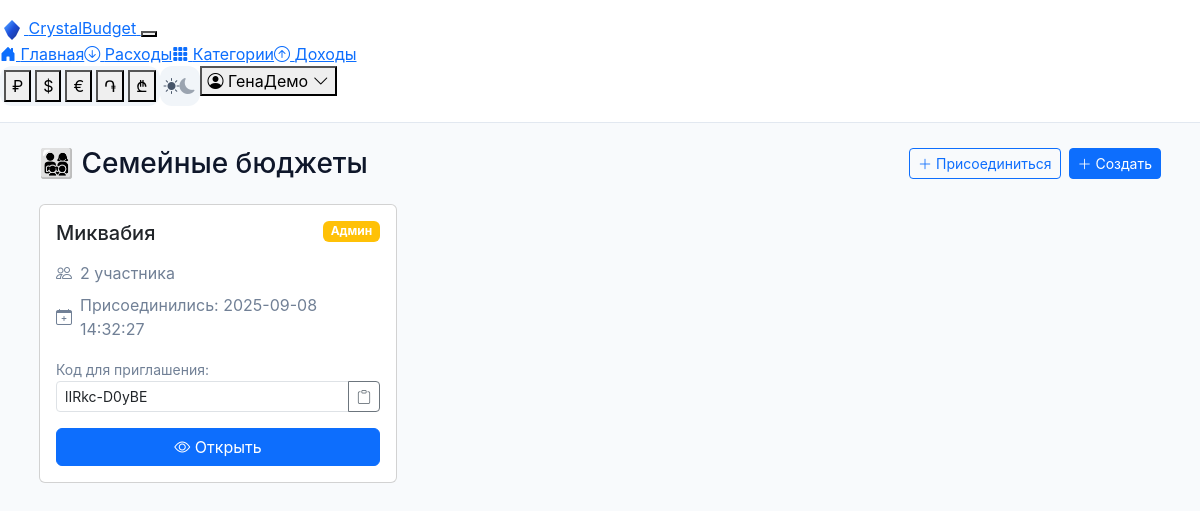
The page /shared-budgets (signed in) on the database its author committed.
### tables this page shows
CREATE TABLE shared_budget_members (
              id INTEGER PRIMARY KEY AUTOINCREMENT,
              shared_budget_id INTEGER NOT NULL REFERENCES shared_budgets(id) ON DELETE CASCADE,
              user_id INTEGER NOT NULL REFERENCES users(id) ON DELETE CASCADE,
              role TEXT DEFAULT 'member',
              joined_at TIMESTAMP DEFAULT CURRENT_TIMESTAMP,
              UNIQUE(shared_budget_id, user_id)
            );

CREATE TABLE shared_budgets (
              id INTEGER PRIMARY KEY AUTOINCREMENT,
              name TEXT NOT NULL,
              creator_id INTEGER NOT NULL REFERENCES users(id) ON DELETE CASCADE,
              invite_code TEXT UNIQUE NOT NULL,
              created_at TIMESTAMP DEFAULT CURRENT_TIMESTAMP
            );

### app.py (the view)
@app.route('/shared-budgets')
@login_required
def shared_budgets():
    conn = get_db()
    user_id = session['user_id']
    cursor = conn.execute("""
    SELECT sb.*, sbm.role, sbm.joined_at,
           (SELECT COUNT(*) FROM shared_budget_members WHERE shared_budget_id = sb.id) as member_count
    FROM shared_budgets sb
    JOIN shared_budget_members sbm ON sb.id = sbm.shared_budget_id
    WHERE sbm.user_id = ?
    ORDER BY sbm.joined_at DESC
    """, (user_id,))
    shared_budgets_list = cursor.fetchall()
    conn.close()
    return render_template('shared_budgets.html', shared_budgets=shared_budgets_list)

### app.py (called while the page is built)
@app.context_processor
def inject_currency():
    code = session.get("currency", DEFAULT_CURRENCY)
    info = CURRENCIES.get(code, CURRENCIES[DEFAULT_CURRENCY])
    return dict(currency_code=code, currency_symbol=info["symbol"], currencies=CURRENCIES)

@app.template_filter("format_date_with_day")
def format_date_with_day(value):
    try:
        dt = datetime.strptime(value, "%Y-%m-%d")
        return dt.strftime("%d.%m.%Y")
    except Exception:
        return value

def get_db():
    conn = sqlite3.connect(DB_PATH)
    conn.row_factory = sqlite3.Row
    conn.execute("PRAGMA foreign_keys = ON")
    return conn

def login_required(f):
    @wraps(f)
    def _wrap(*args, **kwargs):
        if "user_id" not in session:
            flash("Войдите, чтобы продолжить", "error")
            return redirect(url_for("login"))
        return f(*args, **kwargs)
    return _wrap

@app.before_request
def make_session_permanent():
    session.permanent = bool(session.get("remember", False))

@app.before_request
def validate_request():
    if request.method == 'POST':
        app.logger.info(f'POST request to {request.endpoint} from {request.remote_addr}')
        app.logger.debug(f'Content-Type: {request.content_type}')
        app.logger.debug(f'Form keys: {list(request.form.keys())}')
    if request.method == 'POST' and request.endpoint in ['register', 'login']:
        content_type = request.content_type or ''
        if not content_type.startswith('application/x-www-form-urlencoded') and \
           not content_type.startswith('multipart/form-data'):
            app.logger.warning(f'Invalid Content-Type for form: {content_type} from {request.remote_addr}')

### templates/shared_budgets.html (shortened to what this page needs)
{% extends "base.html" %}
{% block content %}
<div class="container-fluid">
    <div class="row">
        <div class="col-12">
            <div class="d-flex justify-content-between align-items-center mb-4">
                <h1 class="h3 mb-0">👨‍👩‍👧‍👦 Семейные бюджеты</h1>
                {% if shared_budgets and shared_budgets|length %}
                <div class="d-flex gap-2">
                    <button class="btn btn-outline-primary btn-sm" data-bs-toggle="modal" data-bs-target="#joinBudgetModal">
                        <i class="bi bi-plus-lg"></i> Присоединиться
                    </button>
                    <button class="btn btn-primary btn-sm" data-bs-toggle="modal" data-bs-target="#createBudgetModal">
                        <i class="bi bi-plus-lg"></i> Создать
                    </button>
                </div>
                {% endif %}
            </div>
            {% if shared_budgets %}
                <div class="row">
                    {% for budget in shared_budgets %}
                        <div class="col-md-6 col-lg-4 mb-4">
                            <div class="card h-100">
                                <div class="card-body">
                                    <div class="d-flex justify-content-between align-items-start mb-3">
                                        <h5 class="card-title mb-0">{{ budget.name }}</h5>
                                        <span class="badge {% if budget.role == 'admin' %}bg-warning{% else %}bg-secondary{% endif %}">
                                            {{ 'Админ' if budget.role == 'admin' else 'Участник' }}
                                        </span>
                                    </div>
                                    <div class="mb-3">
                                        <div class="d-flex align-items-center mb-2">
                                            <i class="bi bi-people me-2 text-muted"></i>
                                            <span class="text-muted">{{ budget.member_count }} участник{{ 'а' if budget.member_count > 1 else '' }}</span>
                                        </div>
                                        <div class="d-flex align-items-center">
                                            <i class="bi bi-calendar-plus me-2 text-muted"></i>
                                            <span class="text-muted">Присоединились: {{ budget.joined_at|format_date_with_day }}</span>
                                        </div>
                                    </div>
                                    {% if budget.role == 'admin' %}
                                        <div class="mb-3">
                                            <small class="text-muted">Код для приглашения:</small>
                                            <div class="input-group input-group-sm">
                                                <input type="text" class="form-control" value="{{ budget.invite_code }}" readonly id="code-{{ budget.id }}">
                                                <button class="btn btn-outline-secondary" type="button" onclick="copyInviteCode('{{ budget.invite_code }}', {{ budget.id }})">
                                                    <i class="bi bi-clipboard"></i>
                                                </button>
                                            </div>
                                        </div>
                                    {% endif %}
                                    <div class="d-grid">
                                        <a href="{{ url_for('shared_budget_detail', budget_id=budget.id) }}" class="btn btn-primary">
                                            <i class="bi bi-eye"></i> Открыть
                                        </a>
                                    </div>
                                </div>
                            </div>
                        </div>
                    {% endfor %}
                </div>
            {% endif %}
        </div>
    </div>
</div>
{% endblock %}

### static/css/clean-theme.css (style rules this page uses)
:root { --bg-primary: #f8fafc; --bg-secondary: #ffffff; --bg-card: rgba(255, 255, 255, 0.95); --bg-nav: rgba(255, 255, 255, 0.95); --text-primary: #1a202c; --text-secondary: #4a5568; --text-muted: #718096; --text-on-dark: #ffffff; --primary-color: #667eea; --primary-dark: #5a67d8; --success-color: #48bb78; --warning-color: #ed8936; --danger-color: #f56565; --info-color: #4299e1; --rub-color: #48bb78; --usd-color: #4299e1; --eur-color: #ed8936; --primary-gradient: linear-gradient(135deg, #667eea 0%, #764ba2 100%); --success-gradient: linear-gradient(135deg, #48bb78 0%, #38a169 100%); --warning-gradient: linear-gradient(135deg, #ed8936 0%, #dd6b20 100%); --danger-gradient: linear-gradient(135deg, #f56565 0%, #e53e3e 100%); --border-color: rgba(0, 0, 0, 0.1); --border-radius: 8px; --border-radius-lg: 12px; --shadow-sm: 0 1px 3px rgba(0, 0, 0, 0.1); --shadow-md: 0 4px 6px rgba(0, 0, 0, 0.1); --shadow-lg: 0 10px 15px rgba(0, 0, 0, 0.1); --transition: all 0.2s ease-in-out; --transition-fast: all 0.15s ease-in-out; --focus-ring: 0 0 0 3px rgba(13, 110, 253, 0.25); }
* { box-sizing: border-box; }
html { color-scheme: light dark; }
body { font-family: 'Inter', -apple-system, BlinkMacSystemFont, 'Segoe UI', sans-serif; background: var(--bg-primary); color: var(--text-primary); line-height: 1.6; margin: 0; padding: 0; transition: background-color 0.2s ease, color 0.2s ease; }
.text-muted { color: var(--text-muted) !important; }
.card { transition: transform 0.2s ease, box-shadow 0.2s ease; }
.btn { transition: all 0.2s ease; }

### static/css/improved-visual-hierarchy.css (style rules this page uses)
:root { --cb-income-50: #f0fdf4; --cb-income-100: #dcfce7; --cb-income-200: #bbf7d0; --cb-income-300: #86efac; --cb-income-500: #22c55e; --cb-income-600: #16a34a; --cb-income-700: #15803d; --cb-income-800: #166534; --cb-expense-50: #fef2f2; --cb-expense-100: #fee2e2; --cb-expense-200: #fecaca; --cb-expense-300: #fca5a5; --cb-expense-500: #ef4444; --cb-expense-600: #dc2626; --cb-expense-700: #b91c1c; --cb-expense-800: #991b1b; --cb-primary-50: #eff6ff; --cb-primary-100: #dbeafe; --cb-primary-200: #bfdbfe; --cb-primary-300: #93c5fd; --cb-primary-500: #3b82f6; --cb-primary-600: #2563eb; --cb-primary-700: #1d4ed8; --cb-primary-800: #1e40af; --cb-neutral-50: #f8fafc; --cb-neutral-100: #f1f5f9; --cb-neutral-200: #e2e8f0; --cb-neutral-300: #cbd5e1; --cb-neutral-400: #94a3b8; --cb-neutral-500: #64748b; --cb-neutral-600: #475569; --cb-neutral-700: #334155; --cb-neutral-800: #1e293b; --cb-goal-50: #faf5ff; --cb-goal-100: #f3e8ff; --cb-goal-200: #e9d5ff; --cb-goal-300: #d8b4fe; --cb-goal-500: #a855f7; --cb-goal-600: #9333ea; --cb-goal-700: #7c3aed; --cb-goal-800: #6b21a8; --cb-warning-50: #fffbeb; --cb-warning-100: #fef3c7; --cb-warning-200: #fde68a; --cb-warning-300: #fcd34d; --cb-warning-500: #f59e0b; --cb-warning-600: #d97706; --cb-warning-700: #b45309; --cb-warning-800: #92400e; --cb-text-xs: 0.75rem; --cb-text-sm: 0.875rem; --cb-text-base: 1rem; --cb-text-lg: 1.125rem; --cb-text-xl: 1.25rem; --cb-text-2xl: 1.5rem; --cb-text-3xl: 1.875rem; --cb-text-4xl: 2.25rem; --cb-weight-normal: 400; --cb-weight-medium: 500; --cb-weight-semibold: 600; --cb-weight-bold: 700; --cb-weight-extrabold: 800; --cb-shadow-sm: 0 1px 2px 0 rgb(0 0 0 / 0.05); --cb-shadow: 0 1px 3px 0 rgb(0 0 0 / 0.1), 0 1px 2px -1px rgb(0 0 0 / 0.1); --cb-shadow-md: 0 4px 6px -1px rgb(0 0 0 / 0.1), 0 2px 4px -2px rgb(0 0 0 / 0.1); --cb-shadow-lg: 0 10px 15px -3px rgb(0 0 0 / 0.1), 0 4px 6px -4px rgb(0 0 0 / 0.1); --cb-shadow-xl: 0 20px 25px -5px rgb(0 0 0 / 0.1), 0 8px 10px -6px rgb(0 0 0 / 0.1); --cb-radius-sm: 0.375rem; --cb-radius: 0.5rem; --cb-radius-md: 0.75rem; --cb-radius-lg: 1rem; --cb-radius-xl: 1.5rem; --cb-radius-full: 9999px; --cb-space-1: 0.25rem; --cb-space-2: 0.5rem; --cb-space-3: 0.75rem; --cb-space-4: 1rem; --cb-space-5: 1.25rem; --cb-space-6: 1.5rem; --cb-space-8: 2rem; --cb-space-10: 2.5rem; --cb-space-12: 3rem; --cb-space-16: 4rem; }

### templates/base.html (style rules this page uses)
:root { --safe-area-inset-top: env(safe-area-inset-top, 0px); --safe-area-inset-right: env(safe-area-inset-right, 0px); --safe-area-inset-bottom: env(safe-area-inset-bottom, 0px); --safe-area-inset-left: env(safe-area-inset-left, 0px); }
body { padding: var(--safe-area-inset-top) var(--safe-area-inset-right) var(--safe-area-inset-bottom) var(--safe-area-inset-left); }
.container-fluid { padding-left: max(15px, var(--safe-area-inset-left)); padding-right: max(15px, var(--safe-area-inset-right)); }

### rows shown on the page
shared_budget_members: name "Миквабия", role "Админ", member_count "2", member_count "а", joined_at "2025-09-08 14:32:27", invite_code "lIRkc-D0yBE"

### other values the page prints
{{ session.name or session.email }} "ГенаДемо"
